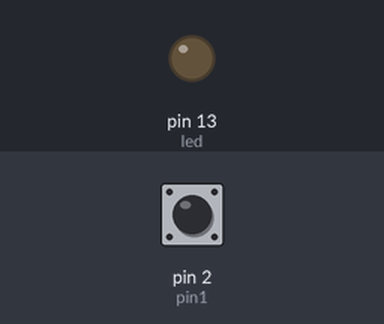
Simulated run of this sketch. Board: Arduino Uno, built with avr-gcc and run on an emulated ATmega328P. Shown: output pins drawn as LEDs (lit = HIGH). Dashed ring = blinking. The inputs (shaded band) are chosen by the test bench; at power-on: pin 2 (pin1) LOW.

Above: at 1.2 s.
1.3 s: pin 2 (pin1) pulsed HIGH 5 times (0.12 s each, 0.3 s apart)
At 1.75 s:
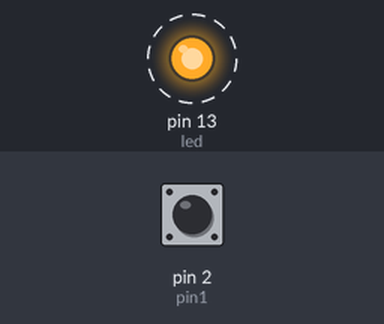
4.3 s: pin 2 (pin1) driven HIGH
At 5.0 s:
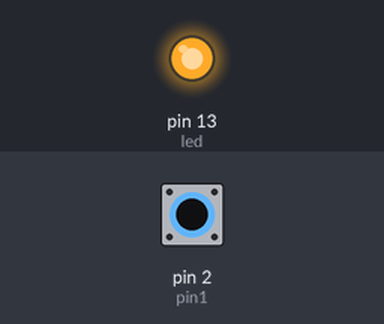
Timing chart, 0 to 7.3 s (numbered marks = the images above; inputs shaded):
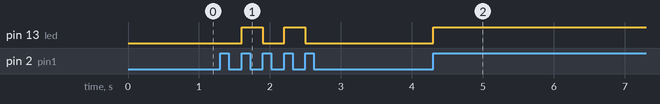

The sketch:

Opdracht2.ino
```cpp
const int pin1 = 2; //button
const int led = 13;

bool prev = true;

void setup() {
  // put your setup code here, to run once:
  pinMode(pin1, INPUT);
  pinMode(led, OUTPUT);
}

void loop() {
  // put your main code here, to run repeatedly:
  bool inputState = digitalRead(pin1);

  if(inputState){
    if(!prev){
      prev = HIGH;
      digitalWrite(led, HIGH);
    }
    else{
      prev = LOW;
      digitalWrite(led, LOW);
    }


    inputState = digitalRead(pin1);
    while(inputState){
      //delayMicroseconds(10); //software-oplossingen voor dender
      inputState = digitalRead(pin1);
    }
  }

}
```

Measured:
- after the input at 1.3 s, pin 13 (led): alternates HIGH for 0.30 s and LOW for 0.30 s, 4 changes in all, then stays LOW, starting after 0.30 s
- after the input at 4.3 s, pin 13 (led): LOW → HIGH at once
